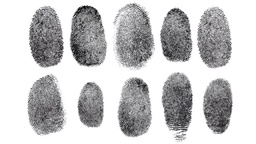
#> input picture img/fingerprint.jpg, 256 x 144 px, shrunk from 1030 x 580 before the run
$ python WEICKERT.py
#> lines starting #> are read from the running program, lines starting #| are printed output that depends on the picture
#> further down, image is the input picture: shape (144, 256, 3); mean B, G, R 200.9, 199.9, 200.1
import cv2
import numpy as np
from scipy.ndimage import gaussian_filter


def compute_structure_tensor_rgb(image, sigma):
    # initialiser les composants du tenseur de structure
    j11 = np.zeros_like(image, dtype=np.float64)
    j12 = np.zeros_like(image, dtype=np.float64)
    j22 = np.zeros_like(image, dtype=np.float64)

    # Fait chaque canal de l'image (rouge, vert, bleu)
    for c in range(image.shape[2]):
        u_sigma = gaussian_filter(image[:, :, c], sigma=sigma)
        u_sigma_x = np.gradient(u_sigma, axis=0)
        u_sigma_y = np.gradient(u_sigma, axis=1)

        j11[:, :, c] = u_sigma_x ** 2
        j22[:, :, c] = u_sigma_y ** 2
        j12[:, :, c] = u_sigma_x * u_sigma_y

    return j11, j12, j22


def smooth_structure_tensor_rgb(j11, j12, j22, rho):
    # initialiser les composants du tenseur de structure
    j11_smooth = np.zeros_like(j11)
    j12_smooth = np.zeros_like(j12)
    j22_smooth = np.zeros_like(j22)

    # Fait un flou gaussian sur les composants du tenseur de structure sur chaque canal de l'image (rouge, vert, bleu)
    for c in range(j11.shape[2]):
        j11_smooth[:, :, c] = gaussian_filter(j11[:, :, c], sigma=rho)
        j12_smooth[:, :, c] = gaussian_filter(j12[:, :, c], sigma=rho)
        j22_smooth[:, :, c] = gaussian_filter(j22[:, :, c], sigma=rho)

    return j11_smooth, j12_smooth, j22_smooth


def compute_eigenvalues_rgb(j11, j12, j22):
    # initialiser les variables
    mu1 = np.zeros_like(j11)
    mu2 = np.zeros_like(j11)

    # Fait chaque canal de l'image (rouge, vert, bleu) et calcul mu1 et mu2
    for c in range(j11.shape[2]):
        trace = j11[:, :, c] + j22[:, :, c]
        det = j11[:, :, c] * j22[:, :, c] - j12[:, :, c] ** 2
        discriminant = np.sqrt((j11[:, :, c] - j22[:, :, c]) ** 2 + 4 * j12[:, :, c] ** 2)

        mu1[:, :, c] = 0.5 * (trace + discriminant)
        mu2[:, :, c] = 0.5 * (trace - discriminant)

    return mu1, mu2


def coherence_enhancing_diffusivity(mu1, mu2, alpha):
    # initialiser les variables
    lambda1 = np.zeros_like(mu1)
    lambda2 = np.zeros_like(mu2)

    # Fait chaque canal de l'image (rouge, vert, bleu) et calcul lambda1 et lambda2
    for c in range(mu1.shape[2]):
        diff = mu1[:, :, c] - mu2[:, :, c]
        exp_term = np.exp(-1.0 / (diff ** 2 + np.finfo(float).eps))  # Avoid division by zero

        lambda1[:, :, c] = alpha
        lambda2[:, :, c] = alpha + (1 - alpha) * exp_term

        if np.array_equal(mu1[:, :, c], mu2[:, :, c]):
            lambda2[:, :, c] = alpha
        else:
            lambda2[:, :, c] = alpha + (1 - alpha) * exp_term

    return lambda1, lambda2


def weickert_diffusion(image, num_iterations, alpha):
    # faire un flou par composante
#> called with num_iterations = 5, alpha = 1
    red = cv2.GaussianBlur(image[:, :, 0], (5, 5), 3)
    green = cv2.GaussianBlur(image[:, :, 1], (5, 5), 3)
    blue = cv2.GaussianBlur(image[:, :, 2], (5, 5), 3)

    redModif = red.copy().astype('float64')
    greenModif = green.copy().astype('float64')
    blueModif = blue.copy().astype('float64')

    for k in range(num_iterations):

        j11, j12, j22 = compute_structure_tensor_rgb(image, 1.0)
        j11_smooth, j12_smooth, j22_smooth = smooth_structure_tensor_rgb(j11, j12, j22, 2.0)

        # mu1,2 = 1/2 (trace(J_rho) +- sqrt( trace²(J_rho) - 4det(J_rho) ))
        mu1, mu2 = compute_eigenvalues_rgb(j11_smooth, j12_smooth, j22_smooth)

        # l1 := alpha
        # l2 := alpha                                           if m1 = m2,
        #       alpha + (1 - alpha) exp ( (-C) / (mu1  mu2)²    else
        lambda1, lambda2 = coherence_enhancing_diffusivity(mu1, mu2, alpha)

        # calculer les vecteurs propres (tangente de 2 phi)
        phi = 0.5 * np.arctan2(2 * j12, j11 - j22)
        cos_phi = np.cos(phi)
        sin_phi = np.sin(phi)

        # Matrices de vecteurs propres
        w1 = np.stack((cos_phi, sin_phi), axis=-1)
        w2 = np.stack((-sin_phi, cos_phi), axis=-1)

        D11 = lambda1 * cos_phi ** 2 + lambda2 * sin_phi ** 2
        D22 = lambda1 * sin_phi ** 2 + lambda2 * cos_phi ** 2
        D12 = (lambda1 - lambda2) * cos_phi * sin_phi

        # pour chaque pixel hors bordure
        for i in range(1, image.shape[0] - 1):
            for j in range(1, image.shape[1] - 1):
                aR = (red[i + 1, j] - red[i - 1, j]) / 2
                bR = (red[i, j + 1] - red[i, j - 1]) / 2
                aG = (green[i + 1, j] - green[i - 1, j]) / 2
                bG = (green[i, j + 1] - green[i, j - 1]) / 2
                aB = (blue[i + 1, j] - blue[i - 1, j]) / 2
                bB = (blue[i, j + 1] - blue[i, j - 1]) / 2

                # mise a jour des pixels
                redModif[i, j] += D11[i, j, 0] * aR + D12[i, j, 0] * bR
                greenModif[i, j] += D11[i, j, 1] * aG + D12[i, j, 1] * bG
                blueModif[i, j] += D11[i, j, 2] * aB + D12[i, j, 2] * bB

                # mise a jour des canaux
            red = redModif.copy()
            green = greenModif.copy()
            blue = blueModif.copy()
        print(k)
#> this loop made 5 passes
#> pass 1, in weickert_diffusion, `j11, j12, j22 = compute_structure_tensor_rgb(image, 1.0)`:
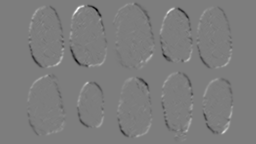
#> j12: shape (144, 256, 3) float64; mean B, G, R -4.5, -4.6, -4.6; drawn with min black and max white
#> pass 1, in weickert_diffusion, `j11, j12, j22 = compute_structure_tensor_rgb(image, 1.0)`:
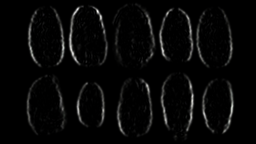
#> j22: shape (144, 256, 3) float64; mean B, G, R 117.4, 120.1, 119.7; drawn with min black and max white
#> pass 1, in weickert_diffusion, `j11_smooth, j12_smooth, j22_smooth = smooth_structure_tensor_rgb(j11, ..`:
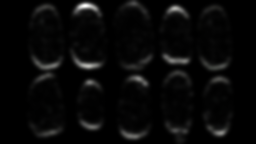
#> j11_smooth: shape (144, 256, 3) float64; mean B, G, R 59.6, 60.8, 60.6; drawn with min black and max white
#> after the loop:
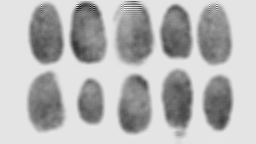
#> blueModif: shape (144, 256) float64; min -19.59, max 286.6, mean 200.2; drawn with min black and max white
#> after the loop:
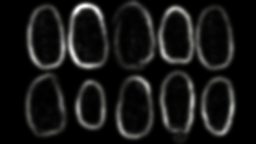
#> mu1: shape (144, 256, 3) float64; mean B, G, R 163.9, 167.7, 167.2; drawn with min black and max white
#> after the loop:
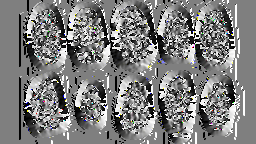
#> phi: shape (144, 256, 3) float64; mean B, G, R -0.0195, -0.0178, -0.018; drawn with min black and max white

    # résultat final
    filtered = np.stack((redModif, greenModif, blueModif), axis=-1).astype(np.uint8)

    return cv2.addWeighted(image, 0.5, filtered, 0.5, 0)
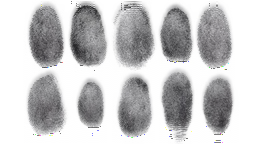
#> returned value: shape (144, 256, 3); mean of channels 0, 1, 2 200.2, 199.2, 199.4; drawn as B, G, R


# Charger l'image
filename_originale = "img/fingerprint.jpg"
image = cv2.imread(filename_originale)

# Paramètres de la diffusion
num_iterations = 5  # Nombre d'itérations de diffusion

# Appliquer la diffusion
result = weickert_diffusion(image, num_iterations, 1)

# Afficher l'image originale et le résultat
cv2.imshow("Image originale", image)
cv2.imshow("Image diffusee", result.astype('uint8'))
cv2.waitKey(0)
cv2.destroyAllWindows()
